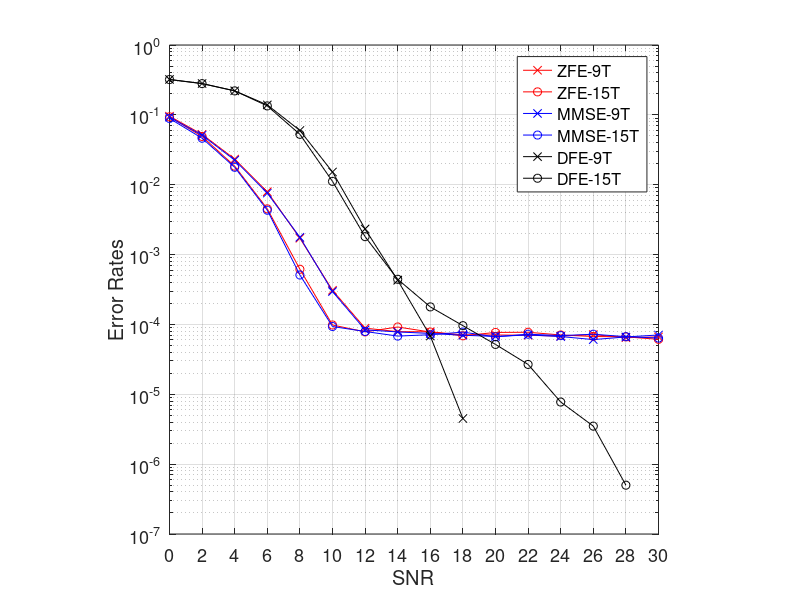
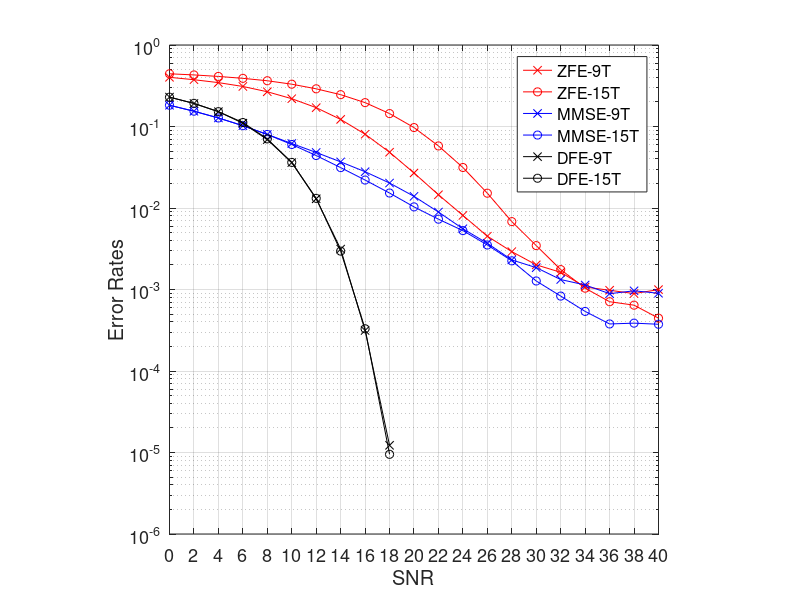
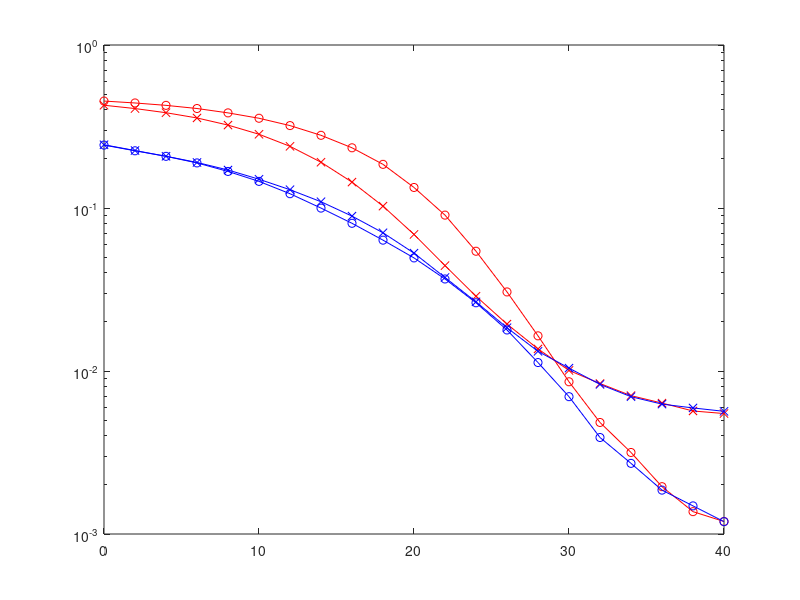

Write MATLAB code to recreate these figures, in order. (Note: this script raises an error after producing the figures.)
%% Channel 1
snr_db=0:2:40;
number_of_bits=4000;
figure(1)

% plot Channel 1 - ZFE_9
load CH1_ZFE_9T.mat
errs_bit = sim_res(:,1);
nframes = sim_res(:,2);
% BER vs SNR; simulation
semilogy(snr_db(1:length(errs_bit)), errs_bit./nframes/number_of_bits, 'r-x', 'DisplayName','ZFE-9T');hold on;

% plot Channel 1 - ZFE_15
load CH1_ZFE_15T.mat
errs_bit = sim_res(:,1);
nframes = sim_res(:,2);
% BER vs SNR; simulation
semilogy(snr_db(1:length(errs_bit)), errs_bit./nframes/number_of_bits, 'r-o', 'DisplayName','ZFE-15T');hold on;

% plot Channel 1 - MMSE_9
load CH1_MMSE_9T.mat
errs_bit = sim_res(:,1);
nframes = sim_res(:,2);
% BER vs SNR; simulation
semilogy(snr_db(1:length(errs_bit)), errs_bit./nframes/number_of_bits, 'b-x', 'DisplayName','MMSE-9T');hold on;

% plot Channel 1 - MMSE_15
load CH1_MMSE_15T.mat
errs_bit = sim_res(:,1);
nframes = sim_res(:,2);
% BER vs SNR; simulation
semilogy(snr_db(1:length(errs_bit)), errs_bit./nframes/number_of_bits, 'b-o', 'DisplayName','MMSE-15T');hold on;

% plot Channel 1 - DFE_9
load CH1_DFE_5T.mat
errs_bit = sim_res(:,1);
nframes = sim_res(:,2);
% BER vs SNR; simulation
semilogy(snr_db(1:length(errs_bit)), errs_bit./nframes/number_of_bits, 'k-x', 'DisplayName','DFE-9T');hold on;

% plot Channel 1 - DFE_15
load CH1_DFE_8T.mat
errs_bit = sim_res(:,1);
nframes = sim_res(:,2);
% BER vs SNR; simulation
semilogy(snr_db(1:length(errs_bit)), errs_bit./nframes/number_of_bits, 'k-o', 'DisplayName','DFE-15T');hold on;

grid on;
axis square;
legend;
xlabel 'SNR';
ylabel 'Error Rates';
set(gca,'FontSize',13);
set(gca,'Xtick',0:2:30);

%% Channel 2
figure(2)

% plot Channel 2 - ZFE_9
load CH2_ZFE_9T.mat
errs_bit = sim_res(:,1);
nframes = sim_res(:,2);
% BER vs SNR; simulation
semilogy(snr_db(1:length(errs_bit)), errs_bit./nframes/number_of_bits, 'r-x', 'DisplayName','ZFE-9T');hold on;

% plot Channel 2 - ZFE_15
load CH2_ZFE_15T.mat
errs_bit = sim_res(:,1);
nframes = sim_res(:,2);
% BER vs SNR; simulation
semilogy(snr_db(1:length(errs_bit)), errs_bit./nframes/number_of_bits, 'r-o', 'DisplayName','ZFE-15T');hold on;

% plot Channel 2 - MMSE_9
load CH2_MMSE_9T.mat
errs_bit = sim_res(:,1);
nframes = sim_res(:,2);
% BER vs SNR; simulation
semilogy(snr_db(1:length(errs_bit)), errs_bit./nframes/number_of_bits, 'b-x', 'DisplayName','MMSE-9T');hold on;

% plot Channel 2 - MMSE_15
load CH2_MMSE_15T.mat
errs_bit = sim_res(:,1);
nframes = sim_res(:,2);
% BER vs SNR; simulation
semilogy(snr_db(1:length(errs_bit)), errs_bit./nframes/number_of_bits, 'b-o', 'DisplayName','MMSE-15T');hold on;

% plot Channel 2 - DFE_9
load CH2_DFE_5T.mat
errs_bit = sim_res(:,1);
nframes = sim_res(:,2);
% BER vs SNR; simulation
semilogy(snr_db(1:length(errs_bit)), errs_bit./nframes/number_of_bits, 'k-x', 'DisplayName','DFE-9T');hold on;

% plot Channel 2 - DFE_15
load CH2_DFE_8T.mat
errs_bit = sim_res(:,1);
nframes = sim_res(:,2);
% BER vs SNR; simulation
semilogy(snr_db(1:length(errs_bit)), errs_bit./nframes/number_of_bits, 'k-o', 'DisplayName','DFE-15T');hold on;

grid on;
axis square;
legend;
xlabel 'SNR';
ylabel 'Error Rates';
set(gca,'FontSize',13);
set(gca,'Xtick',0:2:40);

%% Channel 3

figure(3)

% plot Channel 3 - ZFE_9
load CH3_ZFE_9T.mat
errs_bit = sim_res(:,1);
nframes = sim_res(:,2);
% BER vs SNR; simulation
semilogy(snr_db(1:length(errs_bit)), errs_bit./nframes/number_of_bits, 'r-x', 'DisplayName','ZFE-9T');hold on;

% plot Channel 3 - ZFE_15
load CH3_ZFE_15T.mat
errs_bit = sim_res(:,1);
nframes = sim_res(:,2);
% BER vs SNR; simulation
semilogy(snr_db(1:length(errs_bit)), errs_bit./nframes/number_of_bits, 'r-o', 'DisplayName','ZFE-15T');hold on;

% plot Channel 3 - MMSE_9
load CH3_MMSE_9T.mat
errs_bit = sim_res(:,1);
nframes = sim_res(:,2);
% BER vs SNR; simulation
semilogy(snr_db(1:length(errs_bit)), errs_bit./nframes/number_of_bits, 'b-x', 'DisplayName','MMSE-9T');hold on;

% plot Channel 3 - MMSE_15
load CH3_MMSE_15T.mat
errs_bit = sim_res(:,1);
nframes = sim_res(:,2);
% BER vs SNR; simulation
semilogy(snr_db(1:length(errs_bit)), errs_bit./nframes/number_of_bits, 'b-o', 'DisplayName','MMSE-15T');hold on;

% plot Channel 3 - DFE_9
load CH3_DFE_5T.mat
errs_bit = sim_res(:,1);
nframes = sim_res(:,2);
% BER vs SNR; simulation
semilogy(snr_db(1:length(errs_bit)), errs_bit./nframes/number_of_bits, 'k-x', 'DisplayName','DFE-9T');hold on;

% plot Channel 3 - DFE_15
load CH3_DFE_8T.mat
errs_bit = sim_res(:,1);
nframes = sim_res(:,2);
% BER vs SNR; simulation
semilogy(snr_db(1:length(errs_bit)), errs_bit./nframes/number_of_bits, 'k-o', 'DisplayName','DFE-15T');hold on;

grid on;
axis square;
legend;
xlabel 'SNR';
ylabel 'Error Rates';
set(gca,'FontSize',13);
set(gca,'Xtick',0:2:40);


